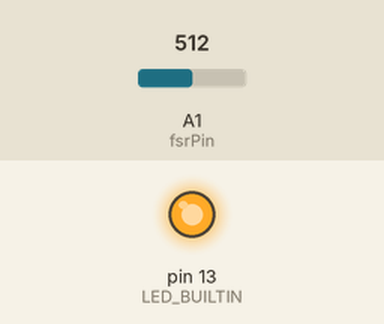
Bench run of a sketch on a simulated Arduino Uno, built with avr-gcc and run on an emulated ATmega328P. Shown: output pins drawn as LEDs (lit = HIGH). The inputs (shaded band) are chosen by the test bench; at power-on: A1 (fsrPin) = 512.

Above: at 1.2 s.
1.3 s: A1 (fsrPin) set to 21
2.8 s: A1 (fsrPin) set to 18
At 3.6 s:
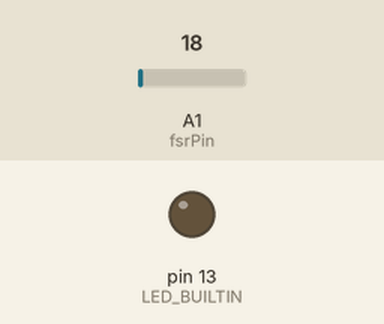
5.8 s: A1 (fsrPin) set to 122
At 7.0 s:
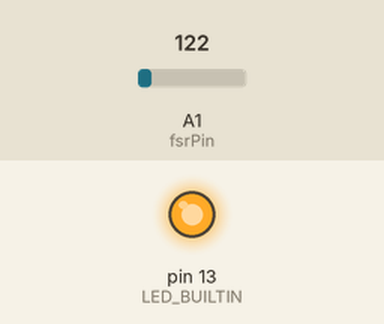
7.3 s: A1 (fsrPin) set to 10
At 8.2 s:
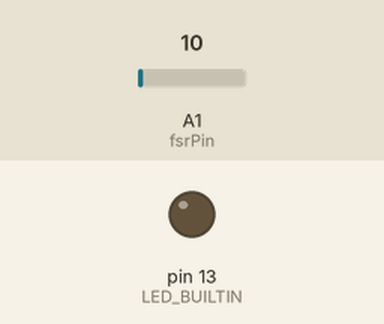
Timing chart, 0 to 9.8 s (numbered marks = the images above; inputs shaded):
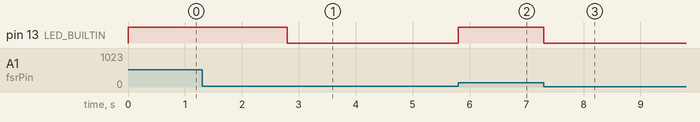

Measured:
- the behaviour switches between 20 and 19 on A1 (fsrPin) (found by bisection; images 0 and 1)
- after the input at 1.3 s, every drawn part: stays the same
- after the input at 2.8 s, pin 13 (LED_BUILTIN): HIGH → LOW at once
- after the input at 5.8 s, pin 13 (LED_BUILTIN): LOW → HIGH at once
- after the input at 7.3 s, pin 13 (LED_BUILTIN): HIGH → LOW at once

The sketch:

FSR_ReadResistance.ino
```cpp
/* FSR testing sketch.

Connect one end of FSR to power, the other end to Analog 0.
Then connect one end of a 10K resistor from Analog 0 to ground

For more information see www.ladyada.net/learn/sensors/fsr.html */

int fsrPin = 1;     // the FSR and 10K pulldown are connected to a0
long fsrReading;     // the analog reading from the FSR resistor divider
int fsrVoltage;     // the analog reading converted to voltage
int etat;
unsigned long fsrResistance;  // The voltage converted to resistance, can be very big so make "long"


void setup(void) {
  Serial.begin(115200);   // We'll send debugging information via the Serial monitor
  pinMode(A1, INPUT);
  pinMode(LED_BUILTIN, OUTPUT);
}

void loop() {
  handleSerial();
  switch(etat)
  {
    case 0:
      fsrReading = analogRead(fsrPin);
      // analog voltage reading ranges from about 0 to 1023 which maps to 0V to 5V (= 5000mV)
      fsrVoltage = map(fsrReading, 0, 1023, 0, 5000);
      if(fsrVoltage != 0)
      {
        fsrResistance = 5000 - fsrVoltage;     // fsrVoltage is in millivolts so 5V = 5000mV
        fsrResistance *= 10000;                // 10K resistor
        fsrResistance /= fsrVoltage;           // en Ohms
      }
      else
      {
        fsrResistance = 0;
      }


      if(fsrReading >= 20)
      {
        digitalWrite(LED_BUILTIN, HIGH);
      }
      else
      {
        digitalWrite(LED_BUILTIN, LOW);
      }

      break;

    case 1:
      Serial.println((int)fsrResistance);
      etat = 0;
      break;
  }

}

void handleSerial() {
  if (Serial.available() > 0) {
    char incomingCharacter = Serial.read();
    switch (incomingCharacter)
    {
      case 'a':
        etat = 1;
        break;

      default:
        break;
    }
  }
}
```
